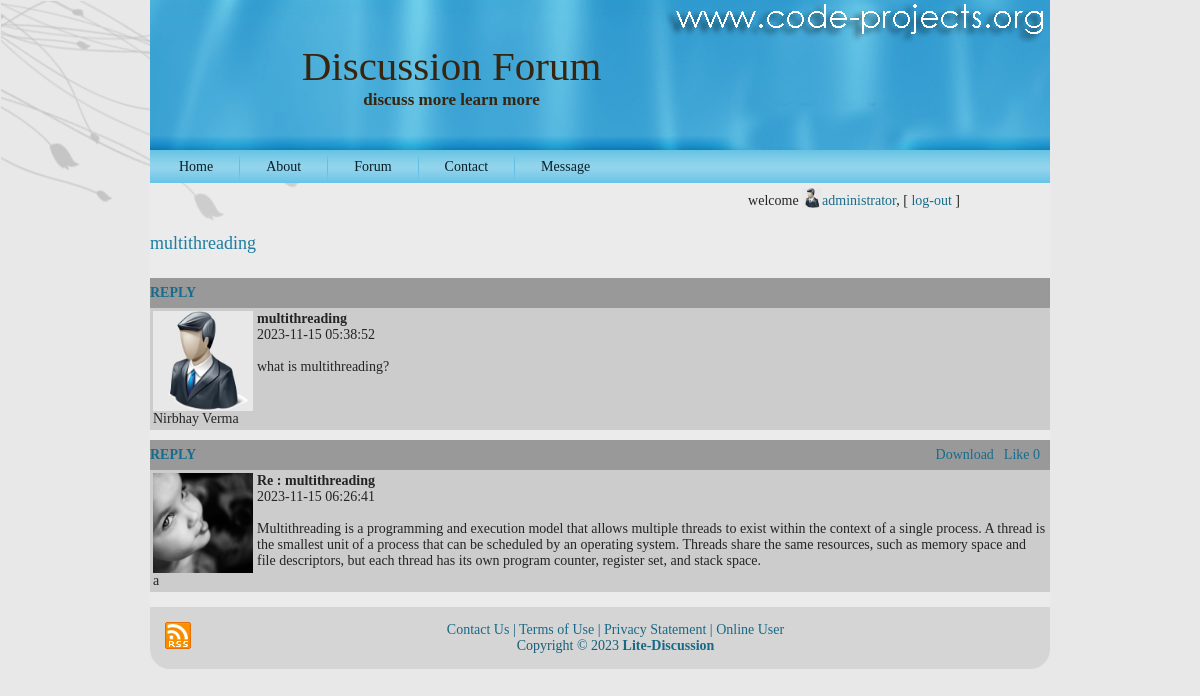
Screenshot of /questionview.php?qid=2 (signed in) with the database file from the repository.
### tables this page shows
CREATE TABLE `question` (
  `question_id` int(11) NOT NULL,
  `heading` varchar(50) NOT NULL,
  `question_detail` varchar(2000) NOT NULL,
  `datetime` timestamp NOT NULL DEFAULT current_timestamp(),
  `user_id` int(11) NOT NULL,
  `subtopic_id` int(11) NOT NULL,
  `views` int(11) NOT NULL
);

CREATE TABLE `user` (
  `user_id` int(11) NOT NULL,
  `country` varchar(50) NOT NULL,
  `state` varchar(50) NOT NULL,
  `address` varchar(500) NOT NULL,
  `user_type` varchar(50) NOT NULL,
  `username` varchar(50) DEFAULT NULL,
  `fullname` varchar(50) DEFAULT NULL,
  `password` varchar(50) DEFAULT NULL,
  `user_acc_active` tinyint(1) DEFAULT NULL,
  `dob` date NOT NULL,
  `e_mail` varchar(100) DEFAULT NULL,
  `gender` varchar(20) NOT NULL,
  `uimg` varchar(255) NOT NULL,
  `isuser` tinyint(1) NOT NULL
);

CREATE TABLE `answer` (
  `answer_id` int(11) NOT NULL,
  `replied` int(11) NOT NULL,
  `question_id` varchar(50) NOT NULL,
  `answer_detail` varchar(2000) NOT NULL,
  `datetime` timestamp NOT NULL DEFAULT current_timestamp(),
  `user_id` int(11) NOT NULL,
  `like` int(20) NOT NULL
);

### utility.php (called while the page is built, shortened)
<?php
function ExecuteQuery($SQL)
{
    $servername = "localhost";
    $username = "root";
    $password = "";
    $database = "tech_forum";
    $conn = new mysqli($servername, $username, $password, $database);
    $result = $conn->query($SQL);
    return $result;
}
?>

### questionview.php (the view, shortened to what this page needs)
<?php
require("header.php");
require("checkUser.php");
?>
<?php
$str = "SELECT * from question, user where  user.user_id=question.user_id AND question_id=$_GET[qid]";
$result = ExecuteQuery($str);
$no_rows = mysqli_num_rows($result);
$head = "";
if ($no_rows > 0)
{
    while ($row = mysqli_fetch_array($result))
    {
        $head = $row['heading'];
        echo "<h4>";
        echo $head;
        echo "</h4>";
        echo "<span class='box2'>";
        echo "<span class='head'><a href='answer.php?id=$_GET[qid]'>REPLY</a></span>";
        echo "<table>";
        echo "<tr><td valign='top' width='100px'>
            <img src='{$row['uimg']}' alt='' class='uimg'/>
            <br/>
        {$row['fullname']}
        <td valign='top'>
        <b>{$head}</b><br/>
        {$row['datetime']}<br/><br/>
        {$row['question_detail']}</tr>";
        echo "</table></span><div class='h10'></div>";
    }
}
?>
<?php
$sql = "select * from answer,user where question_id=$_GET[qid] and answer.user_id=user.user_id ORDER BY  datetime desc";
$result = ExecuteQuery($sql);
$no_rows = mysqli_num_rows($result);
if ($no_rows > 0)
{
    while ($row1 = mysqli_fetch_array($result))
    {
        echo "<span class='box2'>";
        echo "<span class='head'><a href='answer.php?id=$_GET[qid]'>REPLY</a><a href='like.php?id=$row1[answer_id] ' class='view2' >Like $row1[like]</a> <a href='dwdpap.php?id=$_GET[qid]' class='view2'>Download</a></span>";
        echo "<table>";
        echo "<tr><td valign='top' width='100px'>
            <img src='{$row1['uimg']}' alt='' class='uimg'/>
            <br/>
        {$row1['fullname']}<td valign='top'><b>Re : $head</b><br/>{$row1['datetime']}<br/><br/>{$row1['answer_detail']}</tr>";
        echo "</table></span><div class='h10'></div>";
    }
}
?>
<?php
require("footer.php")?>

### res/style.css (style rules this page uses)
.h10 { height: 10px; }
.view2 { float:right; margin-right:10px; font-weight:normal; }
.box2 .head { display:block; height:30px; background-color:#999999; font-weight:bold; line-height:30px; }
.box2 { width: auto; background-color:#CCC; display:block; }
body { margin: 0 auto; padding: 0; background-color: #E8E8E8; }
body { font-family: Georgia, "Times New Roman", Times, Serif; font-size: 14px; color: #242424; }
a { font-family: Georgia, "Times New Roman", Times, Serif; text-decoration: none; color: #186C8B; }
a:link { font-family: Georgia, "Times New Roman", Times, Serif; text-decoration: none; color: #186C8B; }
h1, h2, h3, h4, h5, h6, h1 a, h2 a, h3 a, h4 a, h5 a, h6 a h1 a:hover, h2 a:hover, h3 a:hover, h4 a:hover, h5 a:hover, h6 a:hover h1 a:visited, h2 a:visited, h3 a:visited, h4 a:visited, h5 a:visited, h6 a:visited { font-weight: normal; font-style: normal; text-decoration: none; }
h4, h4 a, h4 a:link, h4 a:visited, h4 a:hover { font-family: Georgia, "Times New Roman", Times, Serif; font-size: 18px; color: #1C7DA0; }

### rows the page displays
question: heading "multithreading", user.uimg (picture), user.fullname "Nirbhay Verma", datetime "2023-11-15 05:38:52", question_detail "what is multithreading?"
answer: like "0", user.uimg (picture), user.fullname "a", question.heading "multithreading", datetime "2023-11-15 06:26:41", answer_detail "Multithreading is a programming and execution model that allows multiple threads to exist within the context of a single process. A thread is the smallest unit of a process that can be scheduled by an operating system. Threads share the same resources, such as memory space and file descriptors, but each thread has its own program counter, register set, and stack space."

### other values shown
$_SESSION["fn"] "administrator"
